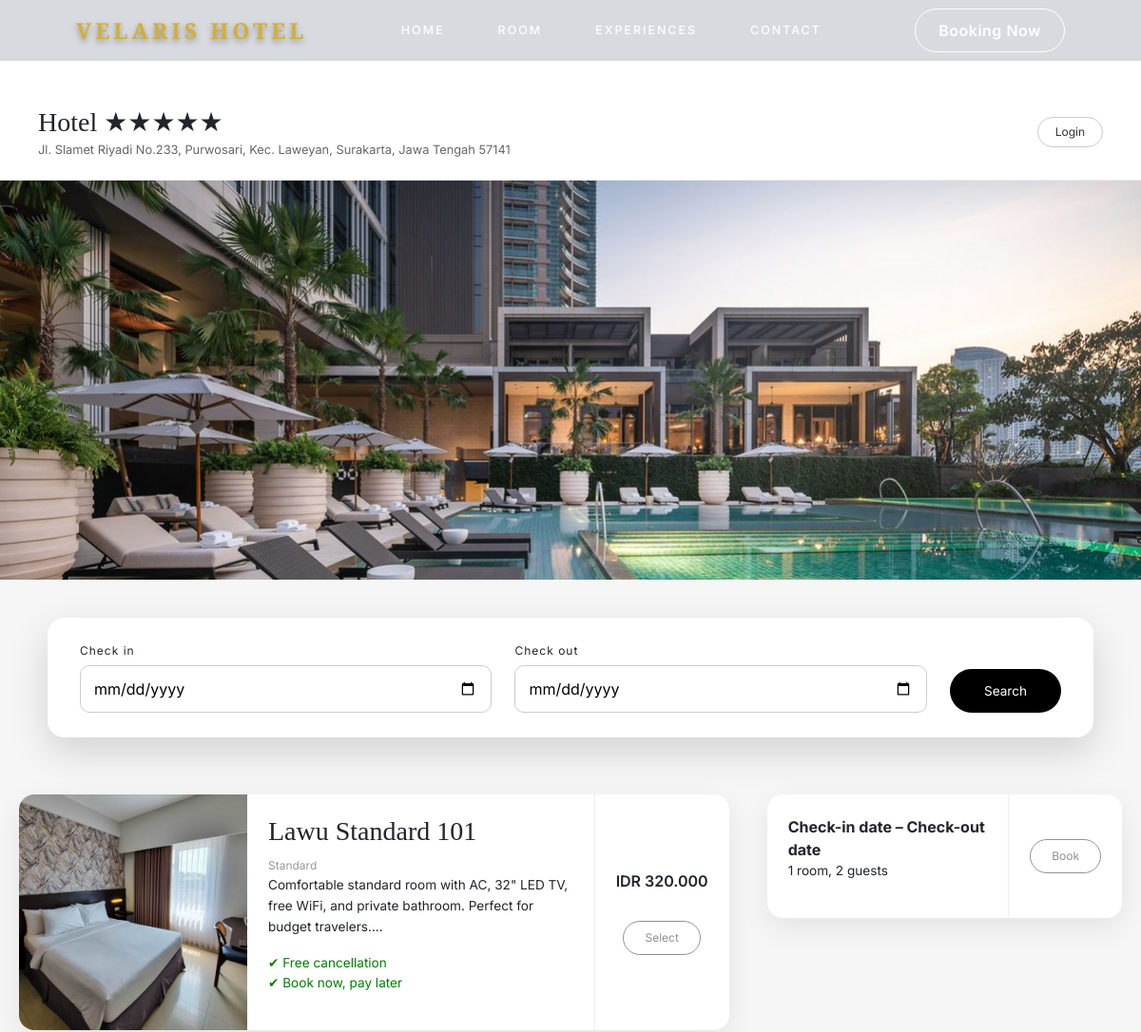
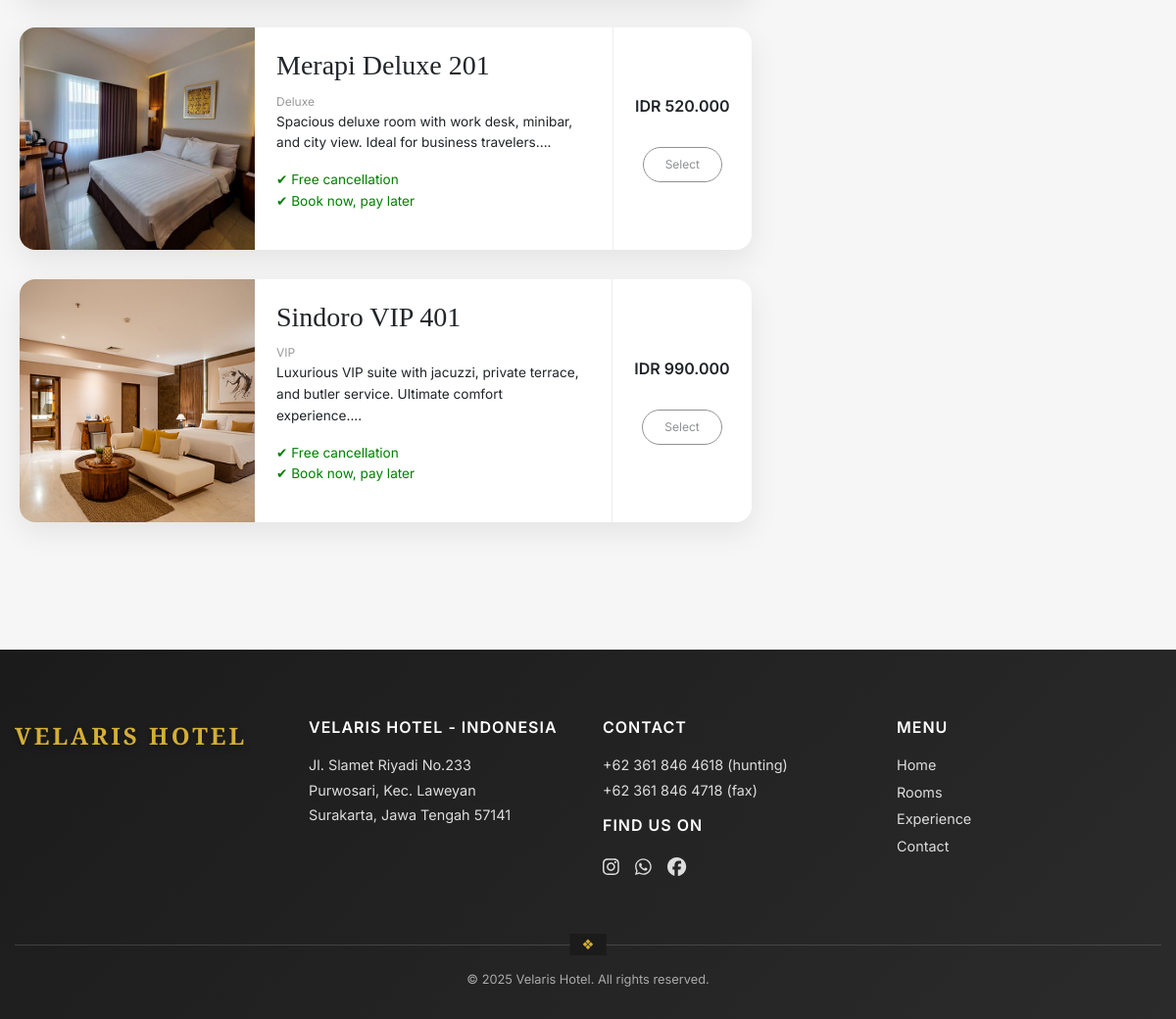
/booking.php (signed in), run on the app's committed database (2 pictures, top to bottom).
### tables this page shows
CREATE TABLE `kamar` (
  `id_kamar` int(11) NOT NULL,
  `nama_kamar` varchar(100) NOT NULL,
  `tipe_kamar` varchar(50) NOT NULL,
  `harga` decimal(10,2) NOT NULL,
  `deskripsi` text DEFAULT NULL,
  `foto_kamar` varchar(255) DEFAULT NULL,
  `stok` int(11) NOT NULL DEFAULT 0
);

### booking.php (the view, shortened to what this page needs)
<?php
$db = new Koneksi();
$conn = $db->getKoneksi();
$checkin  = $_GET['checkin']  ?? '';
$checkout = $_GET['checkout'] ?? '';
$rooms = $conn->query("SELECT * FROM kamar");
require_once "components/header.php";
?>
<div class="page-after-header">
    <div class="booking-header">
        <div>
            <h3>Hotel ★★★★★</h3>
            <p>Jl. Slamet Riyadi No.233, Purwosari, Kec. Laweyan, Surakarta, Jawa Tengah 57141</p>
        </div>
        <?php if (isset($_SESSION['customer_id'])): ?>
            👤 <?= htmlspecialchars($_SESSION['customer_name']); ?>
        <?php else: ?>
            <a href="auth/login.php" class="login-btn">Login</a>
        <?php endif; ?>
    </div>
    <section class="booking-hero">
        <img src="uploads/experiences/pool.jpg" alt="Velaris Hotel">
    </section>
    <section class="search-bar">
        <form method="GET">
            <div class="field">
                <label>Check in</label>
                <input type="date" name="checkin" value="<?= htmlspecialchars($checkin); ?>" required>
            </div>
            <div class="field">
                <label>Check out</label>
                <input type="date" name="checkout" value="<?= htmlspecialchars($checkout); ?>" required>
            </div>
            <button type="submit" class="search-btn">Search</button>
        </form>
    </section>
    <section class="booking-content">
        <div>
        <?php while($r = $rooms->fetch_assoc()): ?>
            <div class="room-card">
                <img src="uploads/kamar/<?= htmlspecialchars($r['foto_kamar']) ?>">
                <div class="room-info">
                    <h3><?= htmlspecialchars($r['nama_kamar']) ?></h3>
                    <small><?= htmlspecialchars($r['tipe_kamar']) ?></small>
                    <p><?= substr(strip_tags($r['deskripsi']),0,140) ?>...</p>
                    <?php if ($r['stok'] > 0): ?>
                        <p class="availability">✔ Free cancellation <br> ✔ Book now, pay later</p>
                    <?php else: ?>
                        <p class="unavailable">Selected dates are unavailable</p>
                    <?php endif; ?>
                </div>
                <div class="room-action">
                    <p class="price">IDR <?= number_format($r['harga'],0,',','.') ?></p>
                    <?php if ($checkin && $checkout && $r['stok'] > 0): ?>
                        <?php if (!isset($_SESSION['customer_id'])): ?>
                            <a href="auth/login.php" class="btn">Select</a>
                        <?php else: ?>
                            <a href="reservasi.php?id_kamar=<?= $r['id_kamar'] ?>&checkin=<?= $checkin ?>&checkout=<?= $checkout ?>" class="btn">Select</a>
                        <?php endif; ?>
                    <?php else: ?>
                        <span class="btn disabled">
                            <?= $r['stok'] > 0 ? 'Select' : 'Find available dates' ?>
                        </span>
                    <?php endif; ?>
                </div>
            </div>
        <?php endwhile; ?>
        </div>
        <div>
            <div class="room-card">
                <div class="room-info">
                    <strong><?= $checkin ?: 'Check-in date' ?> – <?= $checkout ?: 'Check-out date' ?></strong>
                    <p>1 room, 2 guests</p>
                </div>
                <div class="room-action">
                    <span class="btn disabled">Book</span>
                </div>
            </div>
        </div>
    </section>
</div>
<?php require_once "components/footer.php"; ?>

### components/header.php (style rules this page uses)
:root { --gold:#d4af37; --header-h:64px; }
body { margin:0; font-family:'Inter',sans-serif; }

### booking.php (style rules this page uses)
.page-after-header { margin-top:90px; background:#f6f6f6; }
.booking-header { display:flex; justify-content:space-between; align-items:center; padding:22px 40px; background:#fff; border-bottom:1px solid #eee; }
.booking-header h3 { font-family:'Cinzel',serif; margin:0; }
.booking-header p { margin:2px 0 0; font-size:.8rem; color:#666; }
.login-btn { padding:6px 18px; border:1px solid #ccc; border-radius:20px; text-decoration:none; font-size:.75rem; color:#333; }
.booking-hero img { width:100%; height:420px; object-fit:cover; display:block; }
.search-bar { background:#fff; padding:26px 34px; max-width:1100px; margin:40px auto 60px; border-radius:18px; box-shadow:0 15px 40px rgba(0,0,0,.15); }
.search-bar form { display:flex; gap:24px; align-items:flex-end; flex-wrap:wrap; }
.search-bar .field { flex:1; min-width:220px; }
.search-bar label { display:block; font-size:.75rem; letter-spacing:1px; margin-bottom:6px; }
.search-bar input { width:100%; padding:12px 14px; border:1px solid #ccc; border-radius:10px; }
.search-btn { height:46px; padding:0 36px; border:none; background:#000; color:#fff; border-radius:30px; font-size:.85rem; cursor:pointer; }
.booking-content { max-width:1200px; margin:auto; display:grid; grid-template-columns:2fr 1fr; gap:40px; padding:0 20px 100px; }
.room-card { background:#fff; border-radius:16px; overflow:hidden; margin-bottom:30px; display:flex; box-shadow:0 10px 30px rgba(0,0,0,.08); }
.room-card img { width:240px; object-fit:cover; }
.room-info { padding:22px; flex:1; }
.room-info h3 { font-family:'Cinzel',serif; margin-bottom:6px; }
.room-info small { color:#999; font-size:.75rem; }
.room-info p { font-size:.85rem; line-height:1.6; }
.availability { font-size:.8rem; color:green; }
.room-action { padding:22px; border-left:1px solid #eee; display:flex; flex-direction:column; justify-content:center; align-items:center; gap:14px; }
.price { font-weight:600; }
.btn { padding:8px 22px; border-radius:20px; border:1px solid #000; text-decoration:none; font-size:.75rem; color:#000; }
.btn.disabled { opacity:.5; pointer-events:none; }

### data on the page
kamar: foto_kamar (picture), nama_kamar "Lawu Standard 101", tipe_kamar "Standard", deskripsi "Comfortable standard room with AC, 32\" LED TV, free WiFi, and private bathroom. Perfect for budget travelers.", stok "✔ Free cancellation", harga "320.000"
kamar: foto_kamar (picture), nama_kamar "Merapi Deluxe 201", tipe_kamar "Deluxe", deskripsi "Spacious deluxe room with work desk, minibar, and city view. Ideal for business travelers.", stok "✔ Free cancellation", harga "520.000"
kamar: foto_kamar (picture), nama_kamar "Sindoro VIP 401", tipe_kamar "VIP", deskripsi "Luxurious VIP suite with jacuzzi, private terrace, and butler service. Ultimate comfort experience.", stok "✔ Free cancellation", harga "990.000"

### other printed values
$checkin ?: 'Check-in date' "Check-in date"
$checkout ?: 'Check-out date' "Check-out date"
